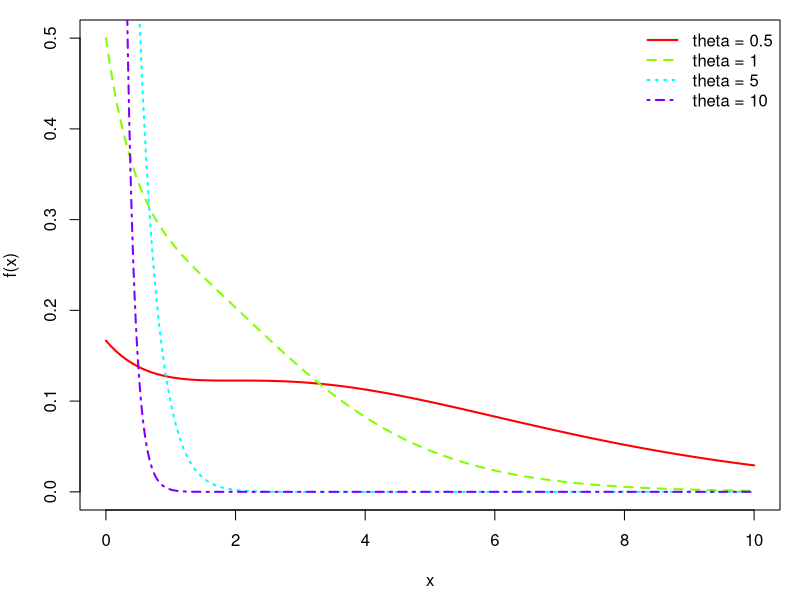

The R script that drew this image:
# Simulation Studies for Xgamma distribution


#_____________________________________________________________________________

# Loading Packages

library(MASS) # fitdistr function
library(tidyverse)

#_____________________________________________________________________________

### Function to generate Xgamma observations

"rxgamma" = function(n, rate)
{
  threshold = rate / (1+rate)
  UNIF = runif(n = n, min = 0, max = 1)
  EXP = rexp(n = n, rate = rate)
  GAMMA = rgamma(n = n, shape = 3, rate = rate)
  XGAMMA = ifelse(UNIF <= threshold, EXP, GAMMA) 
  return(XGAMMA)
}

#_____________________________________________________________________________

# Density function of Xgamma - x > 0, rate > 0

"dxgamma" = function(x, rate)
{
  (rate^2 / (1 + rate))*(1 + (rate/2)*(x^2))*(exp(-(rate*x)))
}

#_____________________________________________________________________________

# Plot density function of Xgamma for selected values of theta

# Define the range of x values
X = seq(0, 10, length.out = 500)

# Specify rate values
THETAS.fx = c(0.5, 1, 5, 10) 

# Density values for all rates using dxgamma function
Y = sapply(THETAS.fx, 
           function(rate) dxgamma(X, rate=rate))

# Adjust plot margins
par(mar=c(4.5, 4, 1, 1))

# Plot the density functions
matplot(X, Y, 
        type = "l", col = rainbow(length(THETAS.fx)), 
        lty = 1:4, lwd = 2,
        xlab = "x", ylab = "f(x)", ylim = c(0, 0.5), 
        main = "")

# Add a legend
legend("topright", 
       legend = paste("theta =", THETAS.fx), 
       col = rainbow(length(THETAS.fx)), 
       lty = 1:4, lwd = 2, bty = "n")


#_____________________________________________________________________________

# Log-Likelihood Function for Xgamma distribution

"loglik.xgamma" = function(rate, x)
{
  n = length(x)
  loglik = 2*n*log(rate) - n*log(1 + rate) + 
    sum(log(1 + (rate/2)*(x^2))) - rate*sum(x)
  
  return(-loglik) 
}

#_____________________________________________________________________________

# Function to compute Maximum Likelihood Estimate(MLE) theta.hat of theta

"xgamma.theta.ML" = function(x)
{
  theta.optim = optim(par=0.1, 
                      fn = loglik.xgamma,
                      x = x,
                      method = "Brent", 
                      lower = 0, upper = 5000,
                      hessian = FALSE)
  return(theta.optim$par)
}

"exp.theta.ML" = function(x)
{
  mle = fitdistr(
    x = x, 
    densfun = "exponential"
  )
  return(mle$estimate)
}

#_____________________________________________________________________________

### MSE and Bias function (Secondary function)

"Bias.MSE" = function(est, param)
{
  # est = vector of estimates
  # param = parameter to estimate
  Bias = mean(est - param)
  MSE = mean((est - param)^2)
  tab = round(c(Bias, MSE), 5)
  names(tab) = c("Bias", "MSE")
  return(tab)
}


#_____________________________________________________________________________
  
# Monte Carlo Simulation function
# Computes Bias and MSE 

"sim.xgamma.exp" = function(N, n, rate)
{
  
  #________________________________________________________________
  
  # Generate random samples from Xgamma distribution 
  samples = replicate(
    n = N,
    rxgamma(n=n, rate = rate)
  )
  
  #________________________________________________________________
  
  # Maximum Likelihood Estimates for samples
  xgamma.theta.hat = apply(
    samples,
    MARGIN = 2,
    function(X) xgamma.theta.ML(X)
  )
  
  # Bias and MSE for xgamma theta.hat
  xgamma.res = Bias.MSE(est = xgamma.theta.hat, param = rate)

  #________________________________________________________________

  
  # Maximum Likelihood Estimates for exponential samples
  exp.theta.hat = apply(
    samples,
    MARGIN = 2,
    function(X) exp.theta.ML(X)
  )
  
  # Compute Bias and MSE
  exp.res = Bias.MSE(est = exp.theta.hat, param = rate)
  
  #________________________________________________________________
  
  tab = rbind(xgamma.res, exp.res)
  row.names(tab) = c("Xgamma", "Exponential")
  
  return(tab)
}


#_____________________________________________________________________________

# Testing Simulation function

R = 10000
n = 20
rate = 0.1
# sim.xgamma.exp(N=N, n=n, rate = rate)

#_____________________________________________________________________________

# Sample sizes and parameter values objects

N = c(20, 40, 100) # Sample sizes

THETA = c(0.1, 0.5, 
      1.0, 1.5, 3, 6) # Parameter values

# Generate combinations of sample sizes and parameters

size_param_combos = expand.grid(n = N, rate = THETA)

size_param_combos

#_____________________________________________________________________________

# Presenting simulation results

sim.res = mapply(sim.xgamma.exp, R, size_param_combos$n, size_param_combos$rate, SIMPLIFY = "array")
dimnames(sim.res)[[3]] = paste("n_", size_param_combos$n, "Theta_", size_param_combos$rate, sep="")
sim.res
